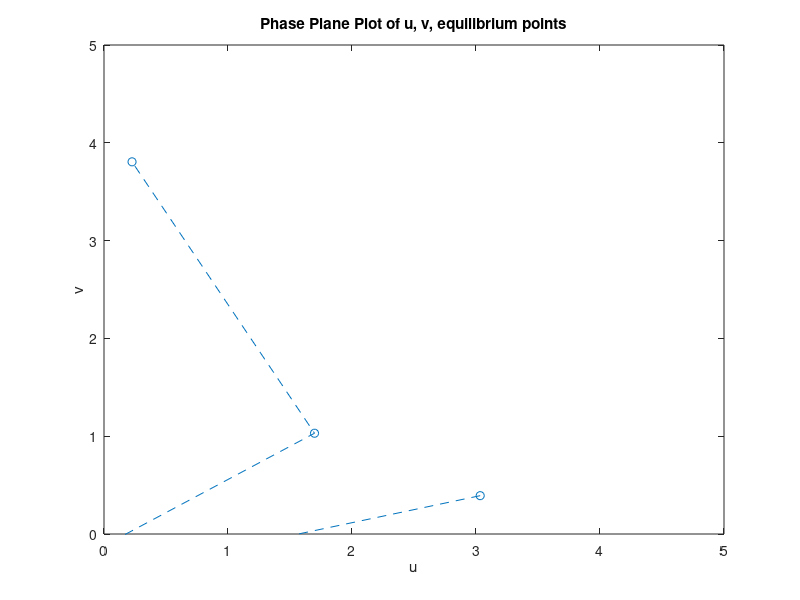

This chart was generated by the following MATLAB code:
%% Lab 3: Non-linear systems
% Samantha Sun
% BIOEN 585
% 20190417

clear all; close all; clc
plotOn = 0;

%% Question 1: Stability Analysis

% solve for nullclines + equilibrium points - plot on phase plane plot
a1 = 3.5;
a2 = 4;
beta = 2;

% polynomial eqn - solving for u, v
u_co = [2, -7, 4, -14, 34, -7];   % polynomial coefficients (found analytically)
null_u = roots(u_co);
null_u = null_u (null_u > 0);
null_v = a2 ./ (1 + null_u.^2);

% plot phase plane
u_range = 0:0.01:10;
v_range = 0:0.01:10;

plot(null_u,null_v,'--o')
xlabel('u')
ylabel('v')
xlim([0 5])
ylim([0 5])
title('Phase Plane Plot of u, v, equilibrium points')